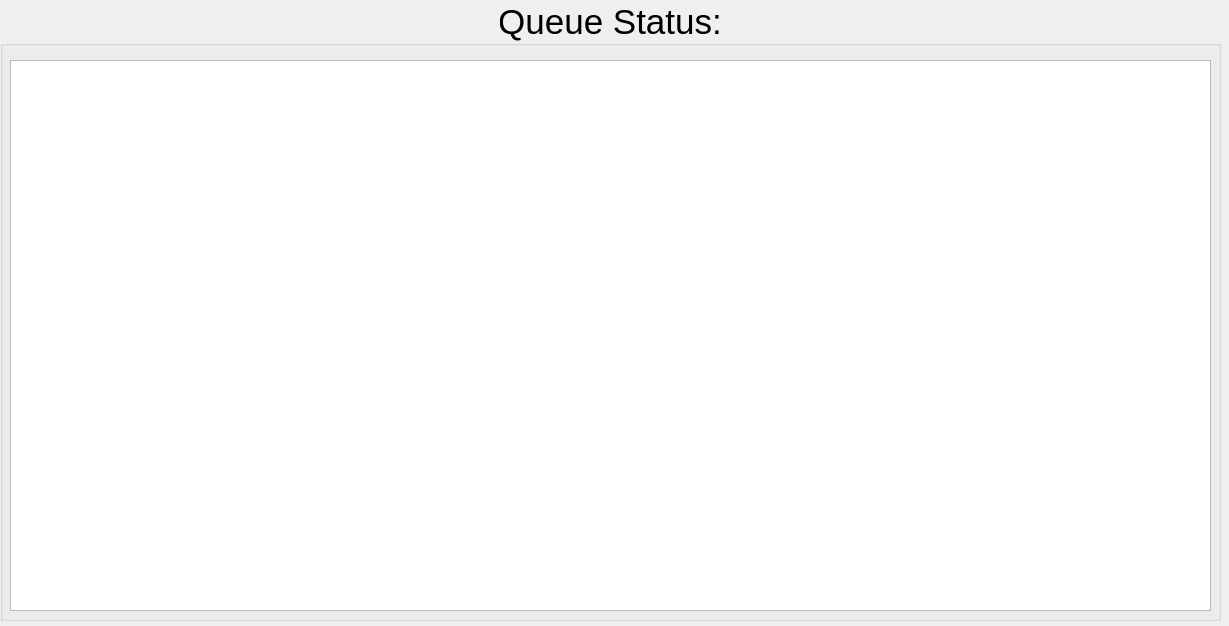
<?xml version="1.0" encoding="UTF-8"?>
<ui version="4.0">
 <class>H_PrintQueueStatus</class>
 <widget class="QDialog" name="H_PrintQueueStatus">
  <property name="geometry">
   <rect>
    <x>0</x>
    <y>0</y>
    <width>1229</width>
    <height>626</height>
   </rect>
  </property>
  <property name="windowTitle">
   <string>Dialog</string>
  </property>
  <widget class="QGroupBox" name="groupBox">
   <property name="geometry">
    <rect>
     <x>0</x>
     <y>0</y>
     <width>1221</width>
     <height>621</height>
    </rect>
   </property>
   <property name="font">
    <font>
     <pointsize>26</pointsize>
    </font>
   </property>
   <property name="title">
    <string>Queue Status:</string>
   </property>
   <property name="alignment">
    <set>Qt::AlignCenter</set>
   </property>
   <widget class="QTextEdit" name="textEdit">
    <property name="geometry">
     <rect>
      <x>10</x>
      <y>60</y>
      <width>1201</width>
      <height>551</height>
     </rect>
    </property>
   </widget>
  </widget>
 </widget>
 <resources/>
 <connections/>
</ui>
